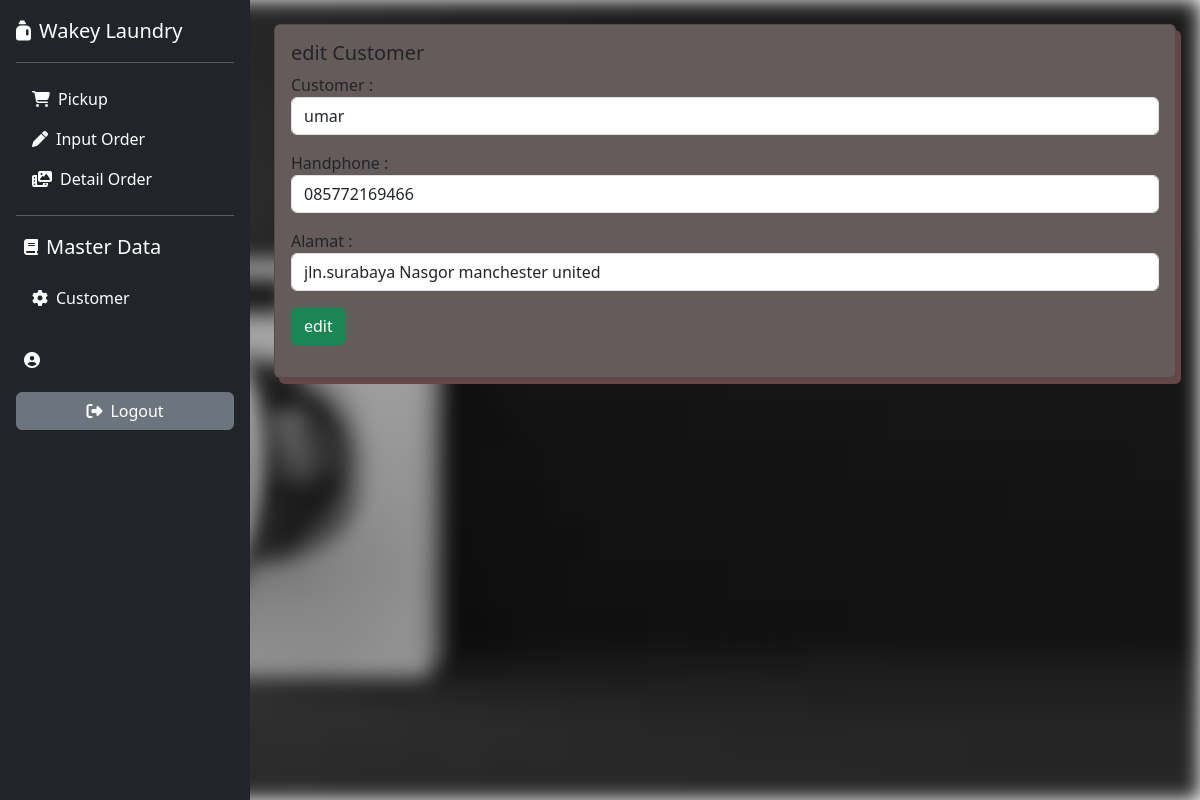
The page /home.php?page=tambah-customer&edit=1 on the database its author committed.
### tables this page shows
CREATE TABLE `customer` (
  `id` int(12) NOT NULL,
  `customer_name` varchar(50) NOT NULL,
  `phone` varchar(13) NOT NULL,
  `address` text NOT NULL,
  `created_at` timestamp NOT NULL DEFAULT current_timestamp(),
  `update_at` timestamp NULL DEFAULT NULL ON UPDATE current_timestamp(),
  `deleted_at` datetime NOT NULL
);

### content/tambah-customer.php (the view, shortened to what this page needs)
<?php
$editCustomer = isset($_GET['edit']) ? $_GET['edit'] :'';
$queryEdit = mysqli_query($config, "SELECT * FROM customer WHERE id='$editCustomer'");
$rowEdit = mysqli_fetch_assoc($queryEdit);
?>
<div class="row">
    <div class="col-12">
        <div class="card">
            <div class="card-body">
                <h5 class="card-title"><?php echo isset($rowEdit) ? 'edit' : 'save' ?> Customer</h5>
                <form action="" method="post">
                    <div class="mb-3">
                        <label for="">Customer :</label>
                        <input type="text" class="form-control" name="customer_name"
                            value="<?= isset($rowEdit['customer_name']) ? $rowEdit['customer_name'] : ''  ?>"
                            placeholder="masukkan nama customer " required>
                    </div>
                    <div class="mb-3">
                        <label for="">Handphone :</label>
                        <input type="number" class="form-control" name="phone"
                            value="<?= isset($rowEdit['phone']) ? $rowEdit['phone'] : ''  ?>"
                            placeholder="masukkan nomor Handphone customer " required>
                    </div>
                    <div class="mb-3">
                        <label for="">Alamat :</label>
                        <input type="text" class="form-control" name="address"
                            value="<?= isset($rowEdit['address']) ? $rowEdit['address'] : ''  ?>"
                            placeholder="masukkan Alamat customer " required>
                    </div>
                    <div class="mb-3">
                        <input type="submit" class="btn btn-success"
                            name="<?php echo isset($rowEdit) ? 'edit' : 'save' ?>"
                            value="<?php echo isset($rowEdit) ? 'edit' : 'save' ?>">
                    </div>
                </form>
            </div>
        </div>
    </div>
</div>

### assets/css/style.css (style rules this page uses)
body { position: relative; margin: 0; padding: 0; }
.row .card { background-color: rgb(102, 91, 91); box-shadow: 5px 6px rgb(102, 71, 71); }

### rows shown on the page
customer: customer_name "umar", phone "085772169466", address "jln.surabaya Nasgor manchester united"
